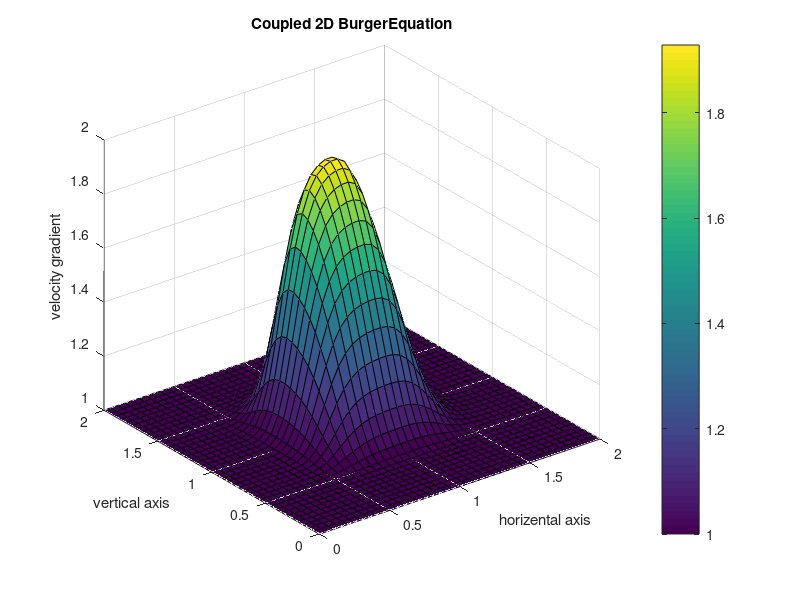

This chart was generated by the following MATLAB code:

%% This program is for solving the 2D coupled burgers' equation
%% A Matlab code written by and developed by HUSSEIN A. H. Muhammed, March 2023.
%% B.Sc. and M.Sc. (Honuors) degrees in geophysics.

%coupled BE
% du/dt + u(du/dx) + v(du/dy) = nu[(d^2u/dx^2)+(d^2u/dy^2)]
% dv/dt + u(dv/dx) + v(dv/dy) = nu[(d^2u/dx^2)+(d^2u/dy^2)]

%% Prepare the movie file
    % 
    % vidObj = VideoWriter('coupled-BE-2d.avi');
    % open(vidObj);

%% Set equation variables, computational grid and parameters
nx = 41;
ny = 41;
nt = 120;
c = 1;
dx = 2/(nx-1);
dy = 2/(ny-1);
sigma = 0.0009;
nu = 0.001;         %%viscosity
dt = sigma*dx*dy/nu;    %%time step

%% create the computational grid
x = linspace(0,2,nx);
y = linspace(0,2,ny);

%% create the viscosity and velocity matrices
u= ones(ny,nx);
v= ones(ny,nx);
un=u;
vn=v;

comb=ones(ny,nx);

%% intial conditions

u(0.5/dy:1/dy+1, 0.5/dx:1/dx+1) = 2;
u(0.5/dy:1/dy+1, 0.5/dx:1/dx+1) = 2;

[X,Y] = meshgrid(x,y);
% surf(x,y,u)    % to test if the mesh metrices are generated

%% CD spatial & temporal discritization loop
% update the solution [u(i,j)] using the initial conditions [un] and [vn] instead of [u] and [v]

for n=1:nt+1
    un = u;
    vn = v;
    for i = 2:(ny-1)
        for j = 2:(nx-1)
        u(i,j) = un(i,j) - (dt/dx) * un(i,j)*(un(i,j) - un(i-1,j)) - (dt/dy) * v(i,j) * (un(i,j)-un(i,j-1)) + ((nu*dt/dx^2) * (un(i-1,j)-2*un(i,j)...
            +un(i-1,j)) + (nu*dt/dy^2)*(un(i,j+1)-2*un(i,j)+un(i,j-1)));
        v(i,j) = vn(i,j) - (dt/dx) * un(i,j)*(vn(i,j) - vn(i-1,j)) - (dt/dy) * vn(i,j) * (vn(i,j)-vn(i,j-1)) + ((nu*dt/dx^2) * (vn(i-1,j)-2*vn(i,j)...
            +vn(i-1,j)) + (nu*dt/dy^2)*(vn(i,j+1)-2*vn(i,j)+vn(i,j-1)));

        %boundary conditions
        u(1:ny,1)=1;
        u(1,1:nx)=1;
        u(1:nx,ny)=1;
        u(ny, 1:nx)=1;
        v(1:ny,1)=1;
        v(1,1:nx)=1;
        v(1:nx,ny)=1;
        v(ny, 1:nx)=1;
        end
    end
    %visualise the solution
    surf(x,y,u);
%     axis([0 Lx 0 Ly]);
    xlabel('horizental axis');
    ylabel('vertical axis');
    zlabel('velocity gradient');
    colorbar; 
    % bartitle('velocity gradient (m/s)');
%     c = colorbar;
%     c.Label.String = 'Velocity Field (unit/sec.)';
%     set(gca, 'ydir', 'norm');
    title('Coupled 2D BurgerEquation');
    pause(0.1);

     % Write each frame to the file
       % currFrame = getframe(gcf);
       % writeVideo(vidObj,currFrame);

end

% %% Close the file
% close(vidObj);

